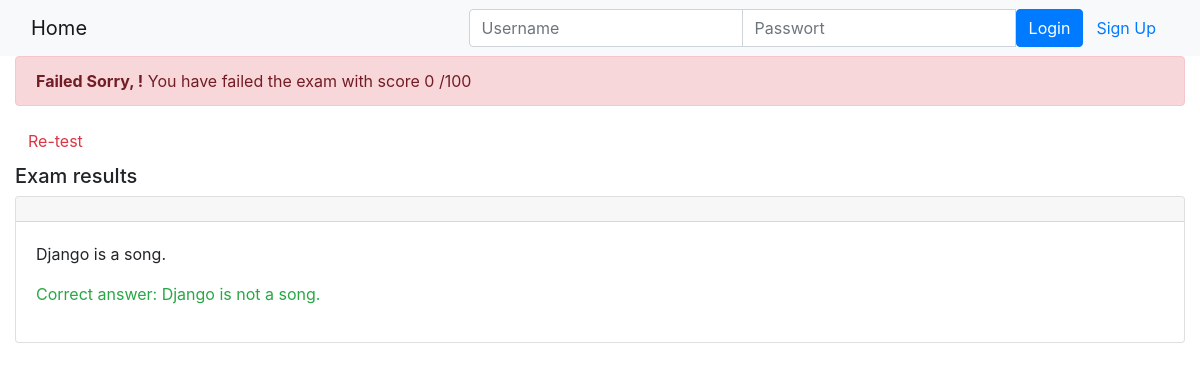
Page /onlinecourse/course/1/submission/1/result/ on the committed database.
### onlinecourse/models.py (models this page shows)
class Question(models.Model):
    course = models.ForeignKey(Course, on_delete = models.CASCADE)
    question_text = models.TextField()
    grade = models.IntegerField(default = 0)
    def is_get_score(self, selected_ids):
        all_answers = self.choice_set.filter(is_correct=True).count()
        selected_correct = self.choice_set.filter(is_correct=True, id__in=selected_ids).count()
        if all_answers == selected_correct:
            return True
        else:
            return False

class Choice(models.Model):
    question = models.ForeignKey(Question, on_delete= models.CASCADE)
    choice_text = models.TextField()
    is_correct = models.BooleanField(default = False)

### onlinecourse/views.py (the view)
# urls.py: path('course/<int:course_id>/submission/<int:submission_id>/result/', views.show_exam_result, name='show_exam_result'),
def show_exam_result(request, course_id, submission_id):
    if request.method == "GET":
        course = get_object_or_404(Course, pk=course_id)
        submission = get_object_or_404(Submission, pk= submission_id)
        selected_ids = submission.choices.all().values_list('id',flat=True)
        context={}
        total_score = 0
        for question in course.question_set.all():
            is_correct=question.is_get_score(selected_ids)
            total_score+=question.grade*is_correct
        context['course'] = course
        context['selected_ids'] = selected_ids
        context['grade'] = total_score
        return render(request, 'onlinecourse/exam_result_bootstrap.html', context)

### onlinecourse/templates/onlinecourse/exam_result_bootstrap.html (shortened to what this page needs)
<!DOCTYPE html>
<html lang="en">
<head>
    {% load static %}
    <link rel="stylesheet" href="https://maxcdn.bootstrapcdn.com/bootstrap/4.5.2/css/bootstrap.min.css">
</head>
<body>
 <nav class="navbar navbar-light bg-light">
     <div class="container-fluid">
            <div class="navbar-header">
                  <a class="navbar-brand" href="{% url 'onlinecourse:index' %}">Home</a>
            </div>
            <ul class="nav navbar-nav navbar-right">
                {% if user.is_authenticated %}
                <li>
                    <a class="btn btn-link" href="#">{{ user.first_name }}({{ user.username }})</a>
                    <a class="btn btn-link" href="{% url 'onlinecourse:logout' %}">Logout</a>
                </li>
                {% else %}
                <li>
                    <form class="form-inline" action="{% url 'onlinecourse:login' %}" method="post">
                        <div class="input-group">
                            <input type="text" class="form-control" placeholder="Username" name="username" >
                            <input type="password" class="form-control" placeholder="Passwort" name="psw" >
                            <button class="btn btn-primary" type="submit">Login</button>
                            <a class="btn btn-link" href="{% url 'onlinecourse:registration' %}">Sign Up</a>
                        </div>
                    </form>
                </li>
                {% endif %}
            </ul>
     </div>
</nav>
<div class="container-fluid">
    {% if grade > 80 %}
    <div class="alert alert-success">
       <b>Congratulations, {{user.first_name}}!</b> You have passed the exam and completed the course with score {{ grade }} /100
    </div>
        {% else %}
        <div class="alert alert-danger">
            <b>Failed Sorry, {{user.first_name}}!</b> You have failed the exam with score {{ grade }} /100
        </div>
        <a class="btn btn-link text-danger" href="{% url 'onlinecourse:course_details' course.id %}">Re-test</a>
        {% endif %}
        <div class="card-columns-vertical mt-1">
        <h5 class="">Exam results</h5>
            {% for question in course.question_set.all %}
					<div class="card mt-1">
							<div class="card-header"><b>{{ question.question }}</b>
                            </div>
							<div class="card-body">
									{% for choice in question.choice_set.all %}
									{% if choice.is_correct and choice.id in selected_ids %}
									<p class="text-success"> Correct answer: {{ choice.choice_text }} </p>
									{% elif choice.is_correct and choice.id not in selected_ids%}
									<p class="text-warning"> Not selected: {{ choice.choice_text }} </p>
									{% else %}
									<p> {{ choice.choice_text }} </p>
									{% endif %}
									{% endfor %}
							</div>
					</div>
			{% endfor %}
        </div>
 </div>
</body>
</html>

### rows in the picture
Choice: choice_text "Django is a song."
Choice: choice_text "Django is not a song."

### other values in the picture
{{ grade }} "0"
